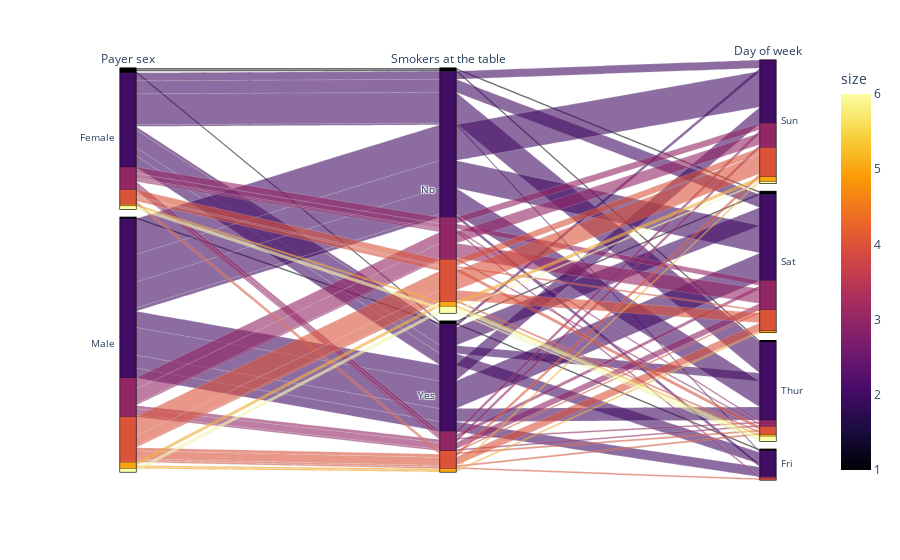

This figure's notebook cell:
### Code cell
import plotly.express as px

df = px.data.tips()
display(df.head(10))
fig = px.parallel_categories(df, dimensions=['sex', 'smoker', 'day'],
                color="size", color_continuous_scale=px.colors.sequential.Inferno,
                labels={'sex':'Payer sex', 'smoker':'Smokers at the table', 'day':'Day of week'})
fig.show()

### Figure 1 — Plotly figure (JSON) as saved in the notebook; plotly's stock layout.template omitted (floating-point values rounded to 4 significant figures; data arrays with more than 128 entries replaced by an {"elided": "..."} marker saying what was removed)
{"data": [{"dimensions": [{"label": "Payer sex", "values": {"elided": "244 str values"}}, {"label": "Smokers at the table", "values": {"elided": "244 str values"}}, {"label": "Day of week", "values": {"elided": "244 str values"}}], "domain": {"x": [0, 1], "y": [0, 1]}, "line": {"color": {"elided": "244 int values"}, "coloraxis": "coloraxis"}, "name": "", "type": "parcats"}], "layout": {"coloraxis": {"colorbar": {"title": {"text": "size"}}, "colorscale": [[0, "#000004"], [0.1111, "#1b0c41"], [0.2222, "#4a0c6b"], [0.3333, "#781c6d"], [0.4444, "#a52c60"], [0.5556, "#cf4446"], [0.6667, "#ed6925"], [0.7778, "#fb9b06"], [0.8889, "#f7d13d"], [1, "#fcffa4"]]}, "legend": {"tracegroupgap": 0}, "margin": {"t": 60}}}
